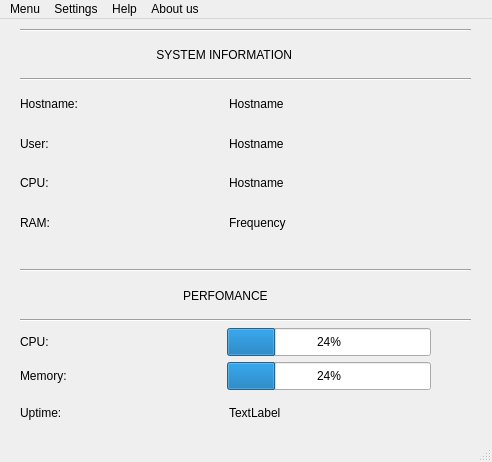
<?xml version="1.0" encoding="UTF-8"?>
<ui version="4.0">
 <class>MainWindow</class>
 <widget class="QMainWindow" name="MainWindow">
  <property name="geometry">
   <rect>
    <x>0</x>
    <y>0</y>
    <width>492</width>
    <height>462</height>
   </rect>
  </property>
  <property name="windowTitle">
   <string>MainWindow</string>
  </property>
  <widget class="QWidget" name="centralwidget">
   <widget class="QStackedWidget" name="stackedWidget">
    <property name="geometry">
     <rect>
      <x>0</x>
      <y>0</y>
      <width>491</width>
      <height>411</height>
     </rect>
    </property>
    <property name="currentIndex">
     <number>1</number>
    </property>
    <widget class="QWidget" name="page_0">
     <widget class="QWidget" name="layoutWidget">
      <property name="geometry">
       <rect>
        <x>10</x>
        <y>11</y>
        <width>471</width>
        <height>391</height>
       </rect>
      </property>
      <layout class="QVBoxLayout" name="verticalLayout_4">
       <item>
        <layout class="QVBoxLayout" name="verticalLayout_3">
         <item>
          <layout class="QHBoxLayout" name="horizontalLayout_8">
           <item>
            <widget class="QLineEdit" name="search_line"/>
           </item>
           <item>
            <widget class="QPushButton" name="search_button">
             <property name="text">
              <string>Search</string>
             </property>
            </widget>
           </item>
          </layout>
         </item>
         <item>
          <layout class="QVBoxLayout" name="verticalLayout_2">
           <item>
            <widget class="QLabel" name="label_2">
             <property name="text">
              <string> pid           state    mem        cpu            name</string>
             </property>
            </widget>
           </item>
           <item>
            <widget class="QListWidget" name="widget_list">
             <property name="sortingEnabled">
              <bool>false</bool>
             </property>
            </widget>
           </item>
          </layout>
         </item>
        </layout>
       </item>
       <item>
        <layout class="QHBoxLayout" name="horizontalLayout_7">
         <item>
          <widget class="QPushButton" name="stop_button">
           <property name="text">
            <string>Stop</string>
           </property>
          </widget>
         </item>
         <item>
          <widget class="QPushButton" name="continue_button">
           <property name="text">
            <string>Continue</string>
           </property>
          </widget>
         </item>
         <item>
          <widget class="QPushButton" name="kill_button">
           <property name="text">
            <string>Kill</string>
           </property>
          </widget>
         </item>
        </layout>
       </item>
      </layout>
     </widget>
    </widget>
    <widget class="QWidget" name="page_1">
     <widget class="QWidget" name="layoutWidget">
      <property name="geometry">
       <rect>
        <x>20</x>
        <y>10</y>
        <width>451</width>
        <height>211</height>
       </rect>
      </property>
      <layout class="QVBoxLayout" name="verticalLayout">
       <item>
        <widget class="Line" name="line_4">
         <property name="orientation">
          <enum>Qt::Horizontal</enum>
         </property>
        </widget>
       </item>
       <item>
        <widget class="QLabel" name="label_3">
         <property name="text">
          <string>                                         SYSTEM INFORMATION</string>
         </property>
        </widget>
       </item>
       <item>
        <widget class="Line" name="line">
         <property name="orientation">
          <enum>Qt::Horizontal</enum>
         </property>
        </widget>
       </item>
       <item>
        <layout class="QHBoxLayout" name="horizontalLayout_2">
         <item>
          <widget class="QLabel" name="label_4">
           <property name="text">
            <string>Hostname:</string>
           </property>
          </widget>
         </item>
         <item>
          <widget class="QLabel" name="hostname_lable">
           <property name="text">
            <string>Hostname</string>
           </property>
          </widget>
         </item>
         <item>
          <spacer name="horizontalSpacer_6">
           <property name="orientation">
            <enum>Qt::Horizontal</enum>
           </property>
           <property name="sizeType">
            <enum>QSizePolicy::Minimum</enum>
           </property>
           <property name="sizeHint" stdset="0">
            <size>
             <width>40</width>
             <height>20</height>
            </size>
           </property>
          </spacer>
         </item>
        </layout>
       </item>
       <item>
        <layout class="QHBoxLayout" name="horizontalLayout_3">
         <item>
          <widget class="QLabel" name="label_10">
           <property name="text">
            <string>User:</string>
           </property>
          </widget>
         </item>
         <item>
          <widget class="QLabel" name="user_lable">
           <property name="text">
            <string>Hostname</string>
           </property>
          </widget>
         </item>
         <item>
          <spacer name="horizontalSpacer_5">
           <property name="orientation">
            <enum>Qt::Horizontal</enum>
           </property>
           <property name="sizeType">
            <enum>QSizePolicy::Minimum</enum>
           </property>
           <property name="sizeHint" stdset="0">
            <size>
             <width>40</width>
             <height>20</height>
            </size>
           </property>
          </spacer>
         </item>
        </layout>
       </item>
       <item>
        <layout class="QHBoxLayout" name="horizontalLayout_4">
         <item>
          <widget class="QLabel" name="label_13">
           <property name="text">
            <string>CPU:</string>
           </property>
          </widget>
         </item>
         <item>
          <widget class="QLabel" name="cpu_lable">
           <property name="text">
            <string>Hostname</string>
           </property>
          </widget>
         </item>
         <item>
          <spacer name="horizontalSpacer_4">
           <property name="orientation">
            <enum>Qt::Horizontal</enum>
           </property>
           <property name="sizeType">
            <enum>QSizePolicy::Minimum</enum>
           </property>
           <property name="sizeHint" stdset="0">
            <size>
             <width>40</width>
             <height>20</height>
            </size>
           </property>
          </spacer>
         </item>
        </layout>
       </item>
       <item>
        <layout class="QHBoxLayout" name="horizontalLayout_12">
         <item>
          <widget class="QLabel" name="label_17">
           <property name="text">
            <string>RAM:</string>
           </property>
          </widget>
         </item>
         <item>
          <widget class="QLabel" name="ram_lable">
           <property name="text">
            <string>Frequency</string>
           </property>
          </widget>
         </item>
         <item>
          <spacer name="horizontalSpacer_3">
           <property name="orientation">
            <enum>Qt::Horizontal</enum>
           </property>
           <property name="sizeType">
            <enum>QSizePolicy::Minimum</enum>
           </property>
           <property name="sizeHint" stdset="0">
            <size>
             <width>40</width>
             <height>20</height>
            </size>
           </property>
          </spacer>
         </item>
        </layout>
       </item>
      </layout>
     </widget>
     <widget class="QWidget" name="layoutWidget">
      <property name="geometry">
       <rect>
        <x>20</x>
        <y>250</y>
        <width>451</width>
        <height>161</height>
       </rect>
      </property>
      <layout class="QVBoxLayout" name="verticalLayout_5">
       <item>
        <widget class="Line" name="line_3">
         <property name="orientation">
          <enum>Qt::Horizontal</enum>
         </property>
        </widget>
       </item>
       <item>
        <widget class="QLabel" name="label_9">
         <property name="text">
          <string>                                                 PERFOMANCE</string>
         </property>
        </widget>
       </item>
       <item>
        <widget class="Line" name="line_2">
         <property name="orientation">
          <enum>Qt::Horizontal</enum>
         </property>
        </widget>
       </item>
       <item>
        <layout class="QHBoxLayout" name="horizontalLayout">
         <item>
          <widget class="QLabel" name="label">
           <property name="text">
            <string>CPU:        </string>
           </property>
          </widget>
         </item>
         <item>
          <widget class="QProgressBar" name="cpu_progress">
           <property name="minimumSize">
            <size>
             <width>204</width>
             <height>28</height>
            </size>
           </property>
           <property name="maximumSize">
            <size>
             <width>204</width>
             <height>28</height>
            </size>
           </property>
           <property name="value">
            <number>24</number>
           </property>
          </widget>
         </item>
         <item>
          <spacer name="horizontalSpacer_2">
           <property name="orientation">
            <enum>Qt::Horizontal</enum>
           </property>
           <property name="sizeType">
            <enum>QSizePolicy::Maximum</enum>
           </property>
           <property name="sizeHint" stdset="0">
            <size>
             <width>40</width>
             <height>20</height>
            </size>
           </property>
          </spacer>
         </item>
        </layout>
       </item>
       <item>
        <layout class="QHBoxLayout" name="horizontalLayout_5">
         <item>
          <widget class="QLabel" name="label_5">
           <property name="text">
            <string>Memory:</string>
           </property>
          </widget>
         </item>
         <item>
          <widget class="QProgressBar" name="memory_progress">
           <property name="minimumSize">
            <size>
             <width>204</width>
             <height>28</height>
            </size>
           </property>
           <property name="maximumSize">
            <size>
             <width>204</width>
             <height>28</height>
            </size>
           </property>
           <property name="value">
            <number>24</number>
           </property>
          </widget>
         </item>
         <item>
          <spacer name="horizontalSpacer">
           <property name="orientation">
            <enum>Qt::Horizontal</enum>
           </property>
           <property name="sizeType">
            <enum>QSizePolicy::Maximum</enum>
           </property>
           <property name="sizeHint" stdset="0">
            <size>
             <width>40</width>
             <height>20</height>
            </size>
           </property>
          </spacer>
         </item>
        </layout>
       </item>
       <item>
        <layout class="QHBoxLayout" name="horizontalLayout_11">
         <item>
          <widget class="QLabel" name="label_11">
           <property name="text">
            <string>Uptime:</string>
           </property>
          </widget>
         </item>
         <item>
          <widget class="QLabel" name="uptime_lable">
           <property name="text">
            <string>TextLabel</string>
           </property>
          </widget>
         </item>
         <item>
          <spacer name="horizontalSpacer_7">
           <property name="orientation">
            <enum>Qt::Horizontal</enum>
           </property>
           <property name="sizeType">
            <enum>QSizePolicy::Minimum</enum>
           </property>
           <property name="sizeHint" stdset="0">
            <size>
             <width>40</width>
             <height>20</height>
            </size>
           </property>
          </spacer>
         </item>
        </layout>
       </item>
      </layout>
     </widget>
    </widget>
   </widget>
  </widget>
  <widget class="QMenuBar" name="menubar">
   <property name="geometry">
    <rect>
     <x>0</x>
     <y>0</y>
     <width>492</width>
     <height>22</height>
    </rect>
   </property>
   <widget class="QMenu" name="menumenu">
    <property name="title">
     <string>Menu</string>
    </property>
    <addaction name="actionTasks"/>
    <addaction name="actionPerfomance"/>
    <addaction name="actionExit"/>
   </widget>
   <widget class="QMenu" name="menuSettings">
    <property name="title">
     <string>Settings</string>
    </property>
    <widget class="QMenu" name="menuSort_by">
     <property name="title">
      <string>Sort by</string>
     </property>
     <addaction name="actionName"/>
     <addaction name="actionPid"/>
     <addaction name="actionPercent_CPU"/>
     <addaction name="actionPercwnt_memory"/>
    </widget>
    <widget class="QMenu" name="menuSearch_by">
     <property name="title">
      <string>Search by</string>
     </property>
     <addaction name="actionName_2"/>
     <addaction name="actionPid_2"/>
    </widget>
    <addaction name="menuSort_by"/>
    <addaction name="menuSearch_by"/>
   </widget>
   <widget class="QMenu" name="menuHelp">
    <property name="title">
     <string>Help</string>
    </property>
    <addaction name="actionhelp"/>
   </widget>
   <widget class="QMenu" name="menuAbout_us">
    <property name="title">
     <string>About us</string>
    </property>
    <addaction name="actionAbout_QT"/>
    <addaction name="actionAbout_programm"/>
    <addaction name="actionAbout_author"/>
   </widget>
   <addaction name="menumenu"/>
   <addaction name="menuSettings"/>
   <addaction name="menuHelp"/>
   <addaction name="menuAbout_us"/>
  </widget>
  <widget class="QStatusBar" name="statusBar"/>
  <action name="actionTasks">
   <property name="text">
    <string>Tasks</string>
   </property>
  </action>
  <action name="actionPerfomance">
   <property name="text">
    <string>Perfomance</string>
   </property>
  </action>
  <action name="actionExit">
   <property name="text">
    <string>Exit</string>
   </property>
  </action>
  <action name="actionName">
   <property name="text">
    <string>Name</string>
   </property>
  </action>
  <action name="actionPid">
   <property name="text">
    <string>Pid</string>
   </property>
  </action>
  <action name="actionUser">
   <property name="text">
    <string>User</string>
   </property>
  </action>
  <action name="actionPriority">
   <property name="text">
    <string>Priority</string>
   </property>
  </action>
  <action name="actionPercent_CPU">
   <property name="text">
    <string>Percent CPU</string>
   </property>
  </action>
  <action name="actionPercwnt_memory">
   <property name="text">
    <string>Percent memory</string>
   </property>
  </action>
  <action name="actionAbout_QT">
   <property name="text">
    <string>About QT</string>
   </property>
  </action>
  <action name="actionName_2">
   <property name="text">
    <string>Name</string>
   </property>
  </action>
  <action name="actionPid_2">
   <property name="text">
    <string>Pid</string>
   </property>
  </action>
  <action name="actionPriority_2">
   <property name="text">
    <string>Priority</string>
   </property>
  </action>
  <action name="actionUser_2">
   <property name="text">
    <string>User</string>
   </property>
  </action>
  <action name="actionAbout_programm">
   <property name="text">
    <string>About programm</string>
   </property>
  </action>
  <action name="actionAbout_author">
   <property name="text">
    <string>About author</string>
   </property>
  </action>
  <action name="actionhelp">
   <property name="text">
    <string>Help</string>
   </property>
  </action>
 </widget>
 <resources/>
 <connections/>
</ui>
